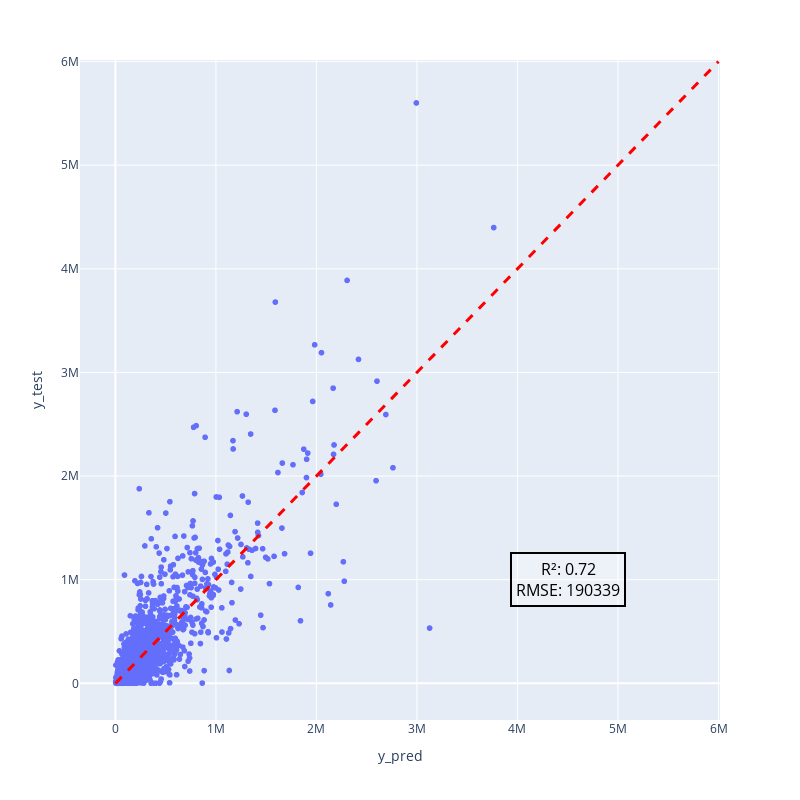

Notebook code for this chart:
### Code cell
fig_xgb = px.scatter(df, x="y_pred", y="y_test", width=800, height=800)
fig_xgb.add_shape(
    type="line",
    x0=0,
    x1=6e6,
    y0=0,
    y1=6e6,
    line=dict(color="red", width=3, dash="dash"),
)


# Add text annotation
fig_xgb.add_annotation(
    text="R²: {}<br>RMSE: {}".format(
        r2.round(2), int(rmse)
    ),  # Replace with your desired text
    x=4.5e6,  # X-coordinate of the text
    y=1e6,  # Y-coordinate of the text
    showarrow=False,  # To hide the arrow
    font=dict(size=16, color="black"),  # Customize the font style
    bgcolor="rgba(255, 255, 255, 0.3)",  # Background color with transparency
    bordercolor="black",  # Border color
    borderwidth=2,  # Border width
    borderpad=4,  # Padding for the border
)


fig_xgb

### Figure 1 — Plotly figure (JSON) as saved in the notebook; plotly's stock layout.template omitted (floating-point values rounded to 4 significant figures; data arrays with more than 128 entries replaced by an {"elided": "..."} marker saying what was removed)
{"data": [{"hovertemplate": "y_pred=%{x}<br>y_test=%{y}<extra></extra>", "legendgroup": "", "marker": {"color": "#636efa", "symbol": "circle"}, "mode": "markers", "name": "", "showlegend": false, "type": "scattergl", "x": {"elided": "3656 float values"}, "xaxis": "x", "y": {"elided": "3656 float values"}, "yaxis": "y"}], "layout": {"annotations": [{"bgcolor": "rgba(255, 255, 255, 0.3)", "bordercolor": "black", "borderpad": 4, "borderwidth": 2, "font": {"color": "black", "size": 16}, "showarrow": false, "text": "R²: 0.72<br>RMSE: 190339", "x": 4500000, "y": 1000000}], "height": 800, "legend": {"tracegroupgap": 0}, "margin": {"t": 60}, "shapes": [{"line": {"color": "red", "dash": "dash", "width": 3}, "type": "line", "x0": 0, "x1": 6000000, "y0": 0, "y1": 6000000}], "width": 800, "xaxis": {"anchor": "y", "autorange": true, "domain": [0, 1], "range": [-352100.0, 6015000.0], "title": {"text": "y_pred"}, "type": "linear"}, "yaxis": {"anchor": "x", "autorange": true, "domain": [0, 1], "range": [-353600.0, 6014000.0], "title": {"text": "y_test"}, "type": "linear"}}}
